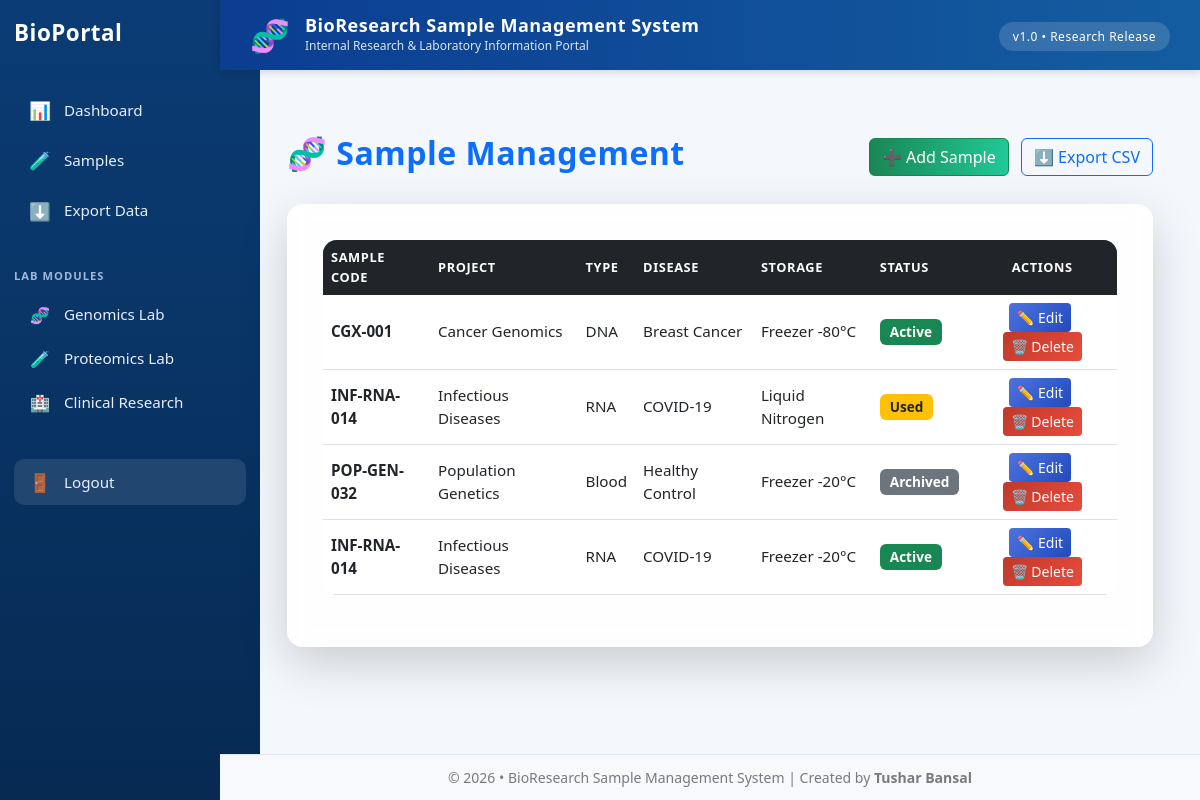
Screenshot of /samples (signed in) with the database file from the repository.
### app.py (models this page shows)
class Sample(db.Model):
    id = db.Column(db.Integer, primary_key=True)
    sample_code = db.Column(db.String(50))
    sample_type = db.Column(db.String(50))
    disease = db.Column(db.String(100))
    storage = db.Column(db.String(50))
    status = db.Column(db.String(50))
    project_id = db.Column(db.Integer, db.ForeignKey('project.id'))

class Project(db.Model):
    id = db.Column(db.Integer, primary_key=True)
    title = db.Column(db.String(150), nullable=False)
    samples = db.relationship('Sample', backref='project', lazy=True)

### app.py (the view)
@app.route('/samples')
@login_required
def samples():
    samples = Sample.query.all()
    return render_template('samples/samples.html', samples=samples)

### app.py (called while the page is built)
@login_manager.user_loader
def load_user(user_id):
    return User.query.get(int(user_id))

### templates/samples/samples.html (shortened to what this page needs)
{% extends "layout.html" %}
{% block content %}
<div class="container mt-4">
    <div class="d-flex justify-content-between align-items-center mb-4">
        <h2 class="fw-bold text-primary">
            🧬 Sample Management
        </h2>
        <div>
            <a href="{{ url_for('add_sample') }}" class="btn btn-success me-2">
                ➕ Add Sample
            </a>
            <a href="{{ url_for('export_samples') }}" class="btn btn-outline-primary">
                ⬇ Export CSV
            </a>
        </div>
    </div>
    <div class="card shadow-lg border-0 glass">
        <div class="card-body">
            <div class="table-responsive">
                <table class="table table-hover align-middle">
                    <thead class="table-dark">
                        <tr>
                            <th>Sample Code</th>
                            <th>Project</th>
                            <th>Type</th>
                            <th>Disease</th>
                            <th>Storage</th>
                            <th>Status</th>
                            <th class="text-center">Actions</th>
                        </tr>
                    </thead>
                    <tbody>
                        {% for s in samples %}
                        <tr>
                            <td class="fw-semibold">{{ s.sample_code }}</td>
                            <td>{{ s.project.title if s.project else '-' }}</td>
                            <td>{{ s.sample_type }}</td>
                            <td>{{ s.disease }}</td>
                            <td>{{ s.storage }}</td>
                            <td>
                                {% if s.status == 'Active' %}
                                    <span class="badge bg-success">Active</span>
                                {% elif s.status == 'Used' %}
                                    <span class="badge bg-warning text-dark">Used</span>
                                {% else %}
                                    <span class="badge bg-secondary">Archived</span>
                                {% endif %}
                            </td>
                            <td class="text-center">
                                <a href="{{ url_for('edit_sample', sample_id=s.id) }}"
                                   class="btn btn-sm btn-primary me-1">
                                    ✏ Edit
                                </a>
                                <form method="POST"
                                      action="{{ url_for('delete_sample', sample_id=s.id) }}"
                                      onsubmit="return confirm('Are you sure you want to delete this sample?');"
                                      style="display:inline;">
                                    <button type="submit" class="btn btn-sm btn-danger">
                                        🗑 Delete
                                    </button>
                                </form>
                            </td>
                        </tr>
                        {% else %}
                        <tr>
                            <td colspan="7" class="text-center text-muted py-4">
                                No samples found. Add your first biological sample 🧪
                            </td>
                        </tr>
                        {% endfor %}
                    </tbody>
                </table>
            </div>
        </div>
    </div>
</div>
{% endblock %}

### templates/layout.html (shortened to what this page needs)
<!DOCTYPE html>
<html lang="en">
<head>
    <link rel="stylesheet" href="{{ url_for('static', filename='css/style.css') }}">
    <link href="https://cdn.jsdelivr.net/npm/bootstrap@5.3.0/dist/css/bootstrap.min.css" rel="stylesheet">
</head>
<body>
<header class="research-header">
    <div class="header-left">
        <span class="lab-badge">🧬</span>
        <div>
            <h1>BioResearch Sample Management System</h1>
            <p>Internal Research & Laboratory Information Portal</p>
        </div>
    </div>
    <div class="header-right">
        <span class="version-badge">v1.0 • Research Release</span>
    </div>
</header>
<div class="app-layout">
    <aside class="sidebar">
        <h2 class="logo">BioPortal</h2>
        <nav>
            <a href="{{ url_for('dashboard') }}" class="sidebar-link nav-item">
                <span class="icon">📊</span>
                <span class="label">Dashboard</span>
            </a>
            <a href="{{ url_for('samples') }}" class="sidebar-link nav-item">
                <span class="icon">🧪</span>
                <span class="label">Samples</span>
            </a>
            <a href="{{ url_for('export_samples') }}" class="sidebar-link nav-item">
                <span class="icon">⬇</span>
                <span class="label">Export Data</span>
            </a>
            <div class="sidebar-section">
                <div class="sidebar-title">Lab Modules</div>
                <a href="{{ url_for('genomics') }}" class="sidebar-link nav-item">
                    <span class="icon">🧬</span>
                    <span class="label">Genomics Lab</span>
                </a>
                <a href="{{ url_for('proteomics') }}" class="sidebar-link nav-item">
                    <span class="icon">🧪</span>
                    <span class="label">Proteomics Lab</span>
                </a>
                <a href="{{ url_for('clinical') }}" class="sidebar-link nav-item">
                    <span class="icon">🏥</span>
                    <span class="label">Clinical Research</span>
                </a>
            </div>
            <a href="{{ url_for('logout') }}" class="sidebar-link nav-item logout">
                <span class="icon">🚪</span>
                <span class="label">Logout</span>
            </a>
        </nav>
    </aside>
    <main class="main-content">
        {% block content %}{% endblock %}
    </main>
</div>
<footer class="app-footer">
    © 2026 • BioResearch Sample Management System |
    Created by <strong>Tushar Bansal</strong>
</footer>
</body>
</html>

### templates/samples/samples.html (style rules this page uses)
.glass { background: rgba(255, 255, 255, 0.88); backdrop-filter: blur(10px); border-radius: 16px; }
.table th, .table td { vertical-align: middle; }
h2 { letter-spacing: 0.5px; }
.badge { font-size: 0.85rem; padding: 6px 10px; }
.btn-primary { background: linear-gradient(135deg, #4e73df, #224abe); border: none; }
.btn-danger { background: linear-gradient(135deg, #c0392b, #e74c3c); border: none; }

### rows the page displays
Sample: sample_code "CGX-001", project "Cancer Genomics", sample_type "DNA", disease "Breast Cancer", storage "Freezer -80°C", status "Active"
Sample: sample_code "INF-RNA-014", project "Infectious Diseases", sample_type "RNA", disease "COVID-19", storage "Liquid Nitrogen", status "Used"
Sample: sample_code "POP-GEN-032", project "Population Genetics", sample_type "Blood", disease "Healthy Control", storage "Freezer -20°C", status "Archived"
Sample: sample_code "INF-RNA-014", project "Infectious Diseases", sample_type "RNA", disease "COVID-19", storage "Freezer -20°C", status "Active"
